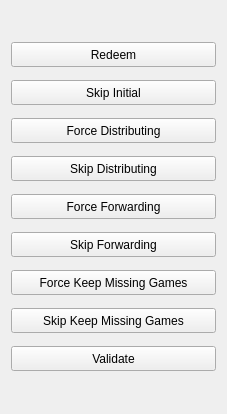
<?xml version="1.0" encoding="UTF-8"?>
<ui version="4.0">
 <class>Redeem</class>
 <widget class="QWidget" name="Redeem">
  <property name="geometry">
   <rect>
    <x>0</x>
    <y>0</y>
    <width>227</width>
    <height>414</height>
   </rect>
  </property>
  <property name="windowTitle">
   <string>Form</string>
  </property>
  <layout class="QVBoxLayout" name="bots_layout">
   <property name="topMargin">
    <number>35</number>
   </property>
   <property name="bottomMargin">
    <number>35</number>
   </property>
   <item>
    <widget class="QPushButton" name="redeem_normal">
     <property name="minimumSize">
      <size>
       <width>0</width>
       <height>25</height>
      </size>
     </property>
     <property name="toolTip">
      <string>Redeems given cd-keys on given bot instance.</string>
     </property>
     <property name="text">
      <string>Redeem</string>
     </property>
    </widget>
   </item>
   <item>
    <widget class="QPushButton" name="redeem_si">
     <property name="minimumSize">
      <size>
       <width>0</width>
       <height>25</height>
      </size>
     </property>
     <property name="toolTip">
      <string>Skips key redemption on initial bot.</string>
     </property>
     <property name="text">
      <string>Skip Initial</string>
     </property>
     <property name="checkable">
      <bool>true</bool>
     </property>
    </widget>
   </item>
   <item>
    <widget class="QPushButton" name="redeem_fd">
     <property name="minimumSize">
      <size>
       <width>0</width>
       <height>25</height>
      </size>
     </property>
     <property name="toolTip">
      <string>Forces Distributing redeeming preference to be enabled.</string>
     </property>
     <property name="text">
      <string>Force Distributing</string>
     </property>
     <property name="checkable">
      <bool>true</bool>
     </property>
     <attribute name="buttonGroup">
      <string notr="true">redeem_distributing</string>
     </attribute>
    </widget>
   </item>
   <item>
    <widget class="QPushButton" name="redeem_sd">
     <property name="minimumSize">
      <size>
       <width>0</width>
       <height>25</height>
      </size>
     </property>
     <property name="toolTip">
      <string>Forces Distributing redeeming preference to be disabled.</string>
     </property>
     <property name="text">
      <string>Skip Distributing</string>
     </property>
     <property name="checkable">
      <bool>true</bool>
     </property>
     <attribute name="buttonGroup">
      <string notr="true">redeem_distributing</string>
     </attribute>
    </widget>
   </item>
   <item>
    <widget class="QPushButton" name="redeem_ff">
     <property name="minimumSize">
      <size>
       <width>0</width>
       <height>25</height>
      </size>
     </property>
     <property name="toolTip">
      <string>Forces Forwarding redeeming preference to be enabled.</string>
     </property>
     <property name="text">
      <string>Force Forwarding</string>
     </property>
     <property name="checkable">
      <bool>true</bool>
     </property>
     <attribute name="buttonGroup">
      <string notr="true">redeem_forwarding</string>
     </attribute>
    </widget>
   </item>
   <item>
    <widget class="QPushButton" name="redeem_sf">
     <property name="minimumSize">
      <size>
       <width>0</width>
       <height>25</height>
      </size>
     </property>
     <property name="toolTip">
      <string>Forces Forwarding redeeming preference to be disabled.</string>
     </property>
     <property name="text">
      <string>Skip Forwarding</string>
     </property>
     <property name="checkable">
      <bool>true</bool>
     </property>
     <attribute name="buttonGroup">
      <string notr="true">redeem_forwarding</string>
     </attribute>
    </widget>
   </item>
   <item>
    <widget class="QPushButton" name="redeem_fkmg">
     <property name="minimumSize">
      <size>
       <width>0</width>
       <height>25</height>
      </size>
     </property>
     <property name="toolTip">
      <string>Forces KeepMissingGames redeeming preference to be enabled.</string>
     </property>
     <property name="text">
      <string>Force Keep Missing Games</string>
     </property>
     <property name="checkable">
      <bool>true</bool>
     </property>
     <attribute name="buttonGroup">
      <string notr="true">redeem_missing</string>
     </attribute>
    </widget>
   </item>
   <item>
    <widget class="QPushButton" name="redeem_skmg">
     <property name="minimumSize">
      <size>
       <width>0</width>
       <height>25</height>
      </size>
     </property>
     <property name="toolTip">
      <string>Forces KeepMissingGames redeeming preference to be disabled.</string>
     </property>
     <property name="text">
      <string>Skip Keep Missing Games</string>
     </property>
     <property name="checkable">
      <bool>true</bool>
     </property>
     <attribute name="buttonGroup">
      <string notr="true">redeem_missing</string>
     </attribute>
    </widget>
   </item>
   <item>
    <widget class="QPushButton" name="redeem_v">
     <property name="minimumSize">
      <size>
       <width>0</width>
       <height>25</height>
      </size>
     </property>
     <property name="toolTip">
      <string>Denies all pending 2FA confirmations for current bot instance.</string>
     </property>
     <property name="text">
      <string>Validate</string>
     </property>
     <property name="checkable">
      <bool>true</bool>
     </property>
    </widget>
   </item>
  </layout>
 </widget>
 <resources/>
 <connections/>
 <buttongroups>
  <buttongroup name="redeem_distributing"/>
  <buttongroup name="redeem_forwarding"/>
  <buttongroup name="redeem_missing"/>
 </buttongroups>
</ui>
